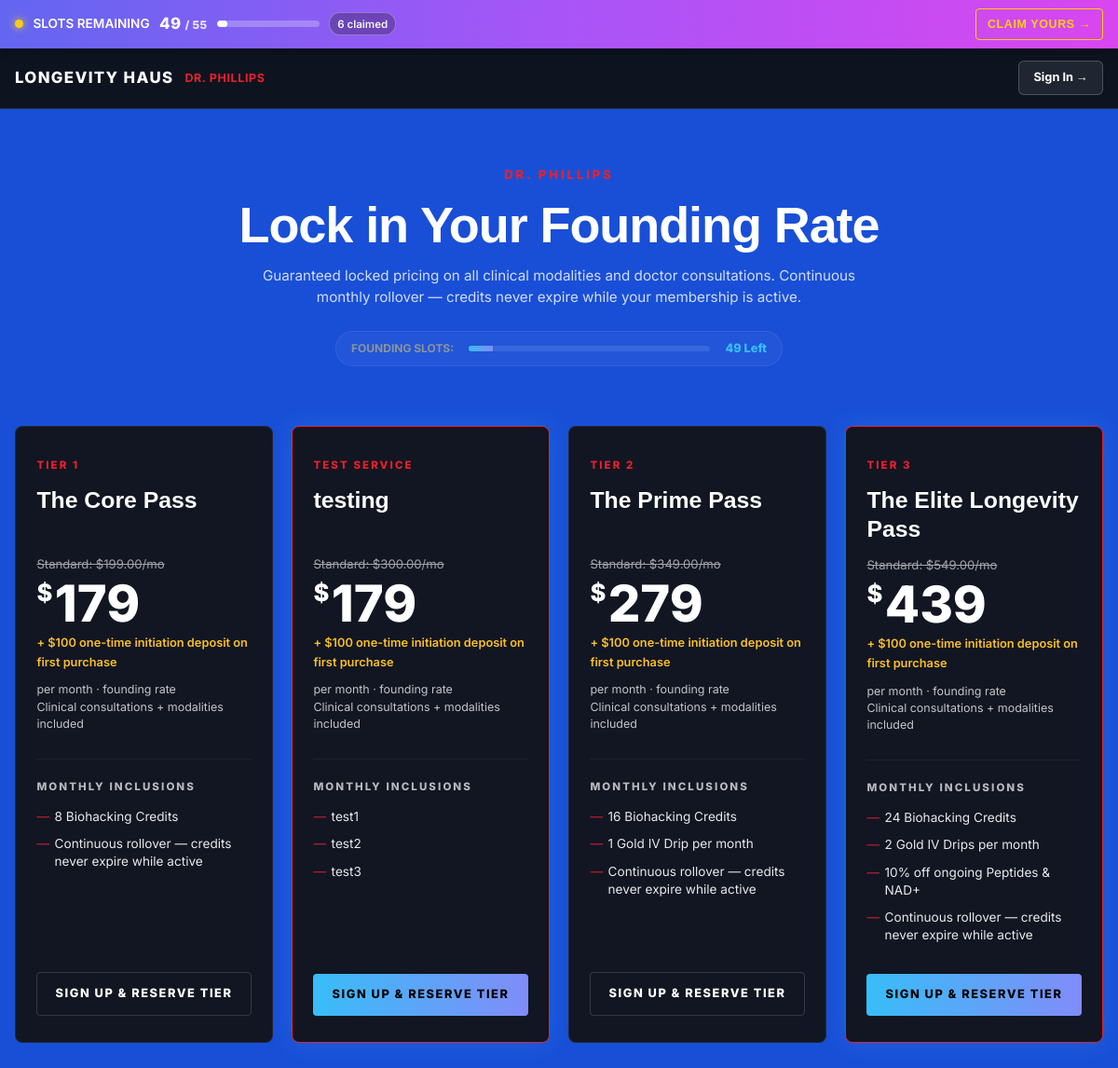
The page / on the database its author committed.
### tenancy/models.py (models this page shows, shortened)
class Organization(models.Model):
    id = models.UUIDField(primary_key=True, default=uuid.uuid4, editable=False)
    name = models.CharField(max_length=255)
    slug = models.SlugField(unique=True)
    custom_domain = models.CharField(max_length=255, blank=True, null=True, unique=True)
    branding = models.JSONField(
        default=dict,
        help_text="Branding tokens: accent_color, accent_hover, primary_color, tagline, logo_url"
    )
    founding_cap = models.PositiveIntegerField(
        default=100,
        help_text="Total available founding slots (Admin configured)"
    )
    is_active = models.BooleanField(default=True)
    created_at = models.DateTimeField(auto_now_add=True)

### memberships/models.py (models this page shows, shortened)
class MembershipPlan(models.Model):
    id = models.UUIDField(primary_key=True, default=uuid.uuid4, editable=False)
    organization = models.ForeignKey(Organization, on_delete=models.CASCADE, related_name='plans')
    tier_label = models.CharField(max_length=60, default="TIER 1", help_text="e.g. TIER 1, TIER 2, TIER 4 - EXECUTIVE")
    name = models.CharField(max_length=120)  # Core Pass, Prime Pass, etc.
    standard_rate = models.DecimalField(max_digits=8, decimal_places=2, default=199.00)
    rate_monthly = models.DecimalField(max_digits=8, decimal_places=2)  # Founding rate: 179.00
    credits_per_period = models.PositiveIntegerField()
    deposit_amount = models.DecimalField(max_digits=8, decimal_places=2, default=100.00)
    is_featured = models.BooleanField(default=False)
    inclusions = models.JSONField(default=list)
    allotments = models.JSONField(default=dict)
    stripe_customer_id = models.CharField(max_length=255, blank=True, null=True)
    stripe_subscription_id = models.CharField(max_length=255, blank=True, null=True)

### memberships/views.py (the view, shortened to what this page needs)
# urls.py: path('', founders_landing_page, name='founders_landing'),
def founders_landing_page(request):
    org_slug = request.GET.get('org')
    tenant = getattr(request, 'tenant', None)
    if org_slug:
        tenant = Organization.objects.filter(slug=org_slug).first() or tenant
    plans = []
    total_cap = 100
    claimed = 0
    remaining = 100
    progress = 0
    is_full = False
    if tenant:
        plans = MembershipPlan.objects.filter(organization=tenant).order_by('rate_monthly')
        total_cap = getattr(tenant, 'founding_cap', 100)
        claimed = Membership.objects.filter(organization=tenant, status='active').count()
        remaining = max(0, total_cap - claimed)
        if total_cap > 0:
            progress = min(100, int((claimed / total_cap) * 100))
        is_full = (remaining <= 0)
    context = {
        'tenant': tenant,
        'plans': plans,
        'total_founding_slots': total_cap,
        'claimed_founding_slots': claimed,
        'remaining_founding_slots': remaining,
        'slots_progress_percent': progress,
        'is_slots_full': is_full,
    }
    return render(request, 'memberships/founders.html', context)

### tenancy/context_processors.py (called while the page is built, shortened)
def founding_slots_context(request):
    tenant = getattr(request, 'tenant', None)
    if not tenant:
        return {}
    total_cap = getattr(tenant, 'founding_cap', 100)
    claimed_count = Membership.objects.filter(organization=tenant, status='active').count()
    remaining = max(0, total_cap - claimed_count)
    progress = 0
    if total_cap > 0:
        progress = min(100, int((claimed_count / total_cap) * 100))
    return {
        'total_founding_slots': total_cap,
        'claimed_founding_slots': claimed_count,
        'remaining_founding_slots': remaining,
        'slots_progress_percent': progress,
        'is_slots_full': remaining <= 0,
    }

def user_portal_context(request):
    portal_url = None
    portal_label = "My Portal"
    user_role = "anonymous"
    return {
        'portal_url': portal_url,
        'portal_label': portal_label,
        'portal_user_role': user_role,
    }

### memberships/templates/memberships/founders.html (shortened to what this page needs)
{% extends 'tenancy/base.html' %}
{% load static %}
{% block extra_css %}
<link rel="stylesheet" href="{% static 'scheduling/css/scheduler.css' %}">
{% endblock %}
{% block content %}
<div style="max-width: 1400px; margin: 0 auto;">
  <section class="founders-hero">
    <div class="hero-location-tag">
    </div>
    <h1 class="hero-main-title">Lock in Your Founding Rate</h1>
    <p class="hero-description">
      Guaranteed locked pricing on all clinical modalities and doctor consultations.
      Continuous monthly rollover — credits never expire while your membership is active.
    </p>
    {% if total_founding_slots %}
    <div class="slots-progress-container">
      <span style="font-size: 0.75rem; color: #8b949e; text-transform: uppercase; font-weight: 700;">
        Founding Slots:
      </span>
      <div class="slots-bar-track">
        <div class="slots-bar-fill" style="width: {{ slots_progress_percent|default:20 }}%;"></div>
      </div>
      <span style="font-size: 0.8rem; font-weight: 800; color: #38bdf8;">
        {{ remaining_founding_slots|default:total_founding_slots }} Left
      </span>
    </div>
    {% endif %}
  </section>
  <div id="pricing-tiers" class="founders-grid">
    {% for plan in plans %}
    <div class="tier-card {% if plan.is_featured or forloop.counter == 2 %}featured{% endif %}">
      <div>
        <div class="card-tier-label">{{ plan.tier_label|default:"TIER" }}</div>
        <h3 class="card-tier-name">{{ plan.name }}</h3>
        <div class="card-std-price">Standard: ${{ plan.standard_rate|floatformat:2 }}/mo</div>
       <div class="card-main-rate">
  <span class="dollar">$</span>{{ plan.rate_monthly|floatformat:0 }}
</div>
<div style="font-size: 0.8rem; color: #fbbf24; margin-top: 0.35rem; font-weight: 600;">
  {% if request.user.is_authenticated and has_prior_deposit %}
    $0 initiation fee (Returning Patient)
  {% else %}
    + $100 one-time initiation deposit on first purchase
  {% endif %}
</div>
        <div class="card-tenure-subtext">
          per month &middot; founding rate<br>
          Clinical consultations + modalities included
        </div>
        <div class="card-inclusions-header">Monthly Inclusions</div>
        <ul class="card-inclusions-list">
          {% for item in plan.inclusions %}
            <li>{{ item }}</li>
          {% empty %}
            <li>{{ plan.credits_per_period }} Clinical Credits / month</li>
            <li>Direct Doctor consultation priority</li>
            <li>Continuous rollover — credits never expire</li>
          {% endfor %}
        </ul>
      </div>
      {% if request.user.is_authenticated %}
        <form method="POST" action="{% url 'memberships:stripe_checkout' %}?org={{ tenant.slug|default:request.tenant.slug }}">
          {% csrf_token %}
          <input type="hidden" name="plan_id" value="{{ plan.id }}">
          <button type="submit" class="card-cta-btn {% if plan.is_featured or forloop.counter == 2 %}gradient-cta{% endif %}">
            Pay &amp; Reserve Tier &rarr;
          </button>
        </form>
      {% else %}
        <a href="/join/?org={{ tenant.slug|default:request.tenant.slug }}&plan={{ plan.id }}" class="card-cta-btn {% if plan.is_featured or forloop.counter == 2 %}gradient-cta{% endif %}">
          Sign Up &amp; Reserve Tier
        </a>
      {% endif %}
    </div>
    {% empty %}
    <div style="grid-column: 1 / -1; text-align: center; color: var(--app-text); padding: 3rem;">
      <p style="opacity: 0.7;">No membership tiers configured yet. Please configure tiers in the Clinic Console.</p>
    </div>
    {% endfor %}
  </div>
</div>
{% endblock %}

### tenancy/templates/tenancy/base.html (shortened to what this page needs)
{% load static %}
<!DOCTYPE html>
<html lang="en">
<head>
  <link rel="stylesheet" href="{% static 'tenancy/css/base.css' %}">
  {% block extra_css %}{% endblock %}
</head>
<body>
  {% if request.path == "/" and "/dashboard/" not in request.path %}
    <div class="founding-banner" id="top-founding-banner">
      <div class="banner-inner">
        <div class="banner-left">
          {% if is_slots_full %}
            <span class="status-dot red"></span>
            <span>FOUNDING SLOTS FULL</span>
          {% else %}
            <span class="status-dot"></span>
            <span>SLOTS REMAINING</span>
            <span style="font-size: 1.05rem; font-weight: 800; letter-spacing: 0.02em;">
              {{ remaining_founding_slots|default:"12" }} <span style="font-size: 0.75rem; opacity: 0.85;">/ {{ total_founding_slots|default:"100" }}</span>
            </span>
            <div class="progress-bar-container">
              <div class="progress-bar-fill" style="width: {{ slots_progress_percent|default:'88' }}%;"></div>
            </div>
            <span class="claimed-badge">{{ claimed_founding_slots|default:"88" }} claimed</span>
          {% endif %}
        </div>
        <div>
          {% if is_slots_full %}
            <span style="color: #f1f5f9; font-size: 0.75rem; background: rgba(0,0,0,0.3); padding: 0.3rem 0.6rem; border-radius: 4px;">
              SOLD OUT
            </span>
          {% else %}
            <button type="button" onclick="openTierPopup()" class="claim-cta-btn">
              CLAIM YOURS &rarr;
            </button>
          {% endif %}
        </div>
      </div>
    </div>
  {% endif %}
  <header class="site-header">
    <div class="header-wrapper" style="max-width: 1400px; margin: 0 auto; display: flex; justify-content: space-between; align-items: center; width: 100%;">
      <div style="display: flex; align-items: center; gap: 0.75rem;">
        <a href="/?org={{ request.tenant.slug|default:'biohacking' }}" class="brand-logo" style="color: #fff; font-weight: 800; text-decoration: none; font-size: 1.05rem; letter-spacing: 0.08em;">
          {{ request.tenant.name|default:"REVFLOW"|upper }}
        </a>
        <span id="tenant-accent-badge" class="hide-mobile" style="color: var(--app-accent); font-size: 0.78rem; font-weight: 700; letter-spacing: 0.05em;">
          {{ request.tenant.branding.tagline|default:"" }}
        </span>
      </div>
      <div>
        {% if request.user.is_authenticated %}
          {% if request.user.is_superuser %}
            <a href="/dashboard/super-admin/" class="header-dash-btn">
              Master Console &rarr;
            </a>
          {% elif request.user.profile.role == 'org_admin' or request.user.userprofile.role == 'org_admin' %}
            <a href="/dashboard/org-admin/?org={{ request.tenant.slug|default:request.user.profile.organization.slug|default:'biohacking' }}" class="header-dash-btn">
              Clinic Console &rarr;
            </a>
          {% elif request.user.profile.role == 'doctor' or request.user.userprofile.role == 'doctor' %}
            <a href="/dashboard/doctor/?org={{ request.tenant.slug|default:request.user.profile.organization.slug|default:'biohacking' }}" class="header-dash-btn">
              Doctor Console &rarr;
            </a>
          {% elif request.user.profile.role == 'receptionist' or request.user.userprofile.role == 'receptionist' %}
            <a href="/dashboard/reception/?org={{ request.tenant.slug|default:request.user.profile.organization.slug|default:'biohacking' }}" class="header-dash-btn">
              Reception Desk &rarr;
            </a>
          {% else %}
            <a href="/dashboard/member/?org={{ request.tenant.slug|default:request.user.profile.organization.slug|default:'biohacking' }}" class="header-dash-btn">
              My Patient Portal &rarr;
            </a>
          {% endif %}
        {% else %}
          <a href="/login/?org={{ request.tenant.slug|default:'HBOT Booking ' }}" class="header-dash-btn">
            Sign In &rarr;
          </a>
        {% endif %}
      </div>
    </div>
  </header>
  <main>
    {% block content %}{% endblock %}
  </main>
</body>
</html>

### tenancy/static/tenancy/css/base.css (style rules this page uses)
:root { --bg-primary: #0a0c0e; --bg-surface: #14171a; --bg-card: #191e23; --accent-gold: #c5a880; --accent-gold-hover: #b0936b; --text-main: #f5f6f7; --text-muted: #8e959b; --border-color: #272f36; --font-family: -apple-system, BlinkMacSystemFont, "Segoe UI", Roboto, sans-serif; }
* { box-sizing: border-box; margin: 0; padding: 0; }
body { background-color: var(--bg-primary); color: var(--text-main); font-family: var(--font-family); line-height: 1.6; }
.site-header { border-bottom: 1px solid var(--border-color); background: rgba(10, 12, 14, 0.95); position: sticky; top: 0; z-index: 1000; padding: 1.25rem 2rem; backdrop-filter: blur(10px); }
.header-wrapper { max-width: 1200px; margin: 0 auto; display: flex; justify-content: space-between; align-items: center; }
.brand-logo { font-size: 1.1rem; letter-spacing: 0.18em; font-weight: 700; color: var(--text-main); text-decoration: none; }

### rows shown on the page
Organization: tenant.name "LONGEVITY HAUS", tenant.branding.tagline "DR. PHILLIPS"
MembershipPlan: tier_label "TIER 1", name "The Core Pass", standard_rate "199.00", rate_monthly "179", inclusions "8 Biohacking Credits" "Continuous rollover — credits never expire while active"
MembershipPlan: tier_label "TEST SERVICE", name "testing", standard_rate "300.00", rate_monthly "179", inclusions "test1" "test2" "test3"
MembershipPlan: tier_label "TIER 2", name "The Prime Pass", standard_rate "349.00", rate_monthly "279", inclusions "16 Biohacking Credits" "1 Gold IV Drip per month" "Continuous rollover — credits never expire while active"
MembershipPlan: tier_label "TIER 3", name "The Elite Longevity Pass", standard_rate "549.00", rate_monthly "439", inclusions "24 Biohacking Credits" "2 Gold IV Drips per month" "10% off ongoing Peptides & NAD+" "Continuous rollover — credits never expire while active"

### other values the page prints
{{ remaining_founding_slots|default:"12" }} "49"
{{ total_founding_slots|default:"100" }} "55"
{{ claimed_founding_slots|default:"88" }} "6"
{{ remaining_founding_slots|default:total_founding_slots }} "49"
